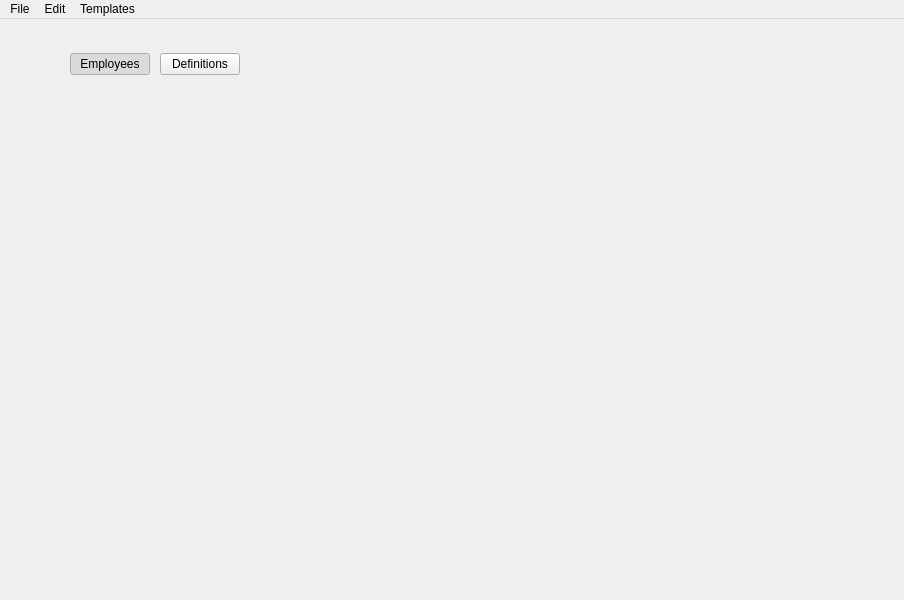
<?xml version="1.0" encoding="UTF-8"?>
<ui version="4.0">
 <class>MainWindow</class>
 <widget class="QMainWindow" name="MainWindow">
  <property name="geometry">
   <rect>
    <x>0</x>
    <y>0</y>
    <width>904</width>
    <height>600</height>
   </rect>
  </property>
  <property name="windowTitle">
   <string>MainWindow</string>
  </property>
  <property name="styleSheet">
   <string notr="true"/>
  </property>
  <widget class="QWidget" name="centralwidget">
   <layout class="QHBoxLayout" name="horizontalLayout_4">
    <property name="spacing">
     <number>5</number>
    </property>
    <property name="leftMargin">
     <number>15</number>
    </property>
    <property name="topMargin">
     <number>15</number>
    </property>
    <property name="rightMargin">
     <number>15</number>
    </property>
    <property name="bottomMargin">
     <number>15</number>
    </property>
    <item>
     <widget class="QWidget" name="leftPanel" native="true">
      <property name="maximumSize">
       <size>
        <width>280</width>
        <height>16777215</height>
       </size>
      </property>
      <layout class="QVBoxLayout" name="verticalLayout_3">
       <property name="spacing">
        <number>0</number>
       </property>
       <property name="leftMargin">
        <number>0</number>
       </property>
       <property name="topMargin">
        <number>0</number>
       </property>
       <property name="rightMargin">
        <number>0</number>
       </property>
       <property name="bottomMargin">
        <number>0</number>
       </property>
       <item>
        <widget class="QWidget" name="widget" native="true">
         <property name="sizePolicy">
          <sizepolicy hsizetype="Preferred" vsizetype="Expanding">
           <horstretch>0</horstretch>
           <verstretch>1</verstretch>
          </sizepolicy>
         </property>
         <property name="maximumSize">
          <size>
           <width>16777215</width>
           <height>60</height>
          </size>
         </property>
         <layout class="QHBoxLayout" name="horizontalLayout">
          <property name="spacing">
           <number>10</number>
          </property>
          <property name="leftMargin">
           <number>10</number>
          </property>
          <property name="topMargin">
           <number>10</number>
          </property>
          <property name="rightMargin">
           <number>10</number>
          </property>
          <property name="bottomMargin">
           <number>10</number>
          </property>
          <item>
           <spacer name="horizontalSpacer_5">
            <property name="orientation">
             <enum>Qt::Orientation::Horizontal</enum>
            </property>
            <property name="sizeHint" stdset="0">
             <size>
              <width>13</width>
              <height>17</height>
             </size>
            </property>
           </spacer>
          </item>
          <item>
           <widget class="QPushButton" name="employeesButton">
            <property name="text">
             <string>Employees</string>
            </property>
            <property name="checkable">
             <bool>true</bool>
            </property>
            <property name="checked">
             <bool>true</bool>
            </property>
            <attribute name="buttonGroup">
             <string notr="true">stackedWidgetButtons</string>
            </attribute>
           </widget>
          </item>
          <item>
           <widget class="QPushButton" name="scheduleEntriesButton">
            <property name="text">
             <string>Definitions</string>
            </property>
            <property name="checkable">
             <bool>true</bool>
            </property>
            <attribute name="buttonGroup">
             <string notr="true">stackedWidgetButtons</string>
            </attribute>
           </widget>
          </item>
          <item>
           <spacer name="horizontalSpacer_6">
            <property name="orientation">
             <enum>Qt::Orientation::Horizontal</enum>
            </property>
            <property name="sizeHint" stdset="0">
             <size>
              <width>13</width>
              <height>17</height>
             </size>
            </property>
           </spacer>
          </item>
         </layout>
        </widget>
       </item>
       <item>
        <widget class="QStackedWidget" name="leftPanelStackedWidget">
         <property name="sizePolicy">
          <sizepolicy hsizetype="Maximum" vsizetype="Expanding">
           <horstretch>0</horstretch>
           <verstretch>5</verstretch>
          </sizepolicy>
         </property>
         <property name="currentIndex">
          <number>0</number>
         </property>
         <widget class="QWidget" name="employeesPage">
          <property name="sizePolicy">
           <sizepolicy hsizetype="Maximum" vsizetype="Expanding">
            <horstretch>0</horstretch>
            <verstretch>0</verstretch>
           </sizepolicy>
          </property>
          <layout class="QVBoxLayout" name="verticalLayout"/>
         </widget>
         <widget class="QWidget" name="definitionsPage">
          <property name="sizePolicy">
           <sizepolicy hsizetype="Maximum" vsizetype="Expanding">
            <horstretch>0</horstretch>
            <verstretch>0</verstretch>
           </sizepolicy>
          </property>
          <layout class="QVBoxLayout" name="verticalLayout_5"/>
         </widget>
        </widget>
       </item>
      </layout>
     </widget>
    </item>
    <item>
     <widget class="QWidget" name="rightPanel" native="true">
      <layout class="QVBoxLayout" name="verticalLayout_2"/>
     </widget>
    </item>
   </layout>
  </widget>
  <widget class="QMenuBar" name="menuBar">
   <property name="geometry">
    <rect>
     <x>0</x>
     <y>0</y>
     <width>904</width>
     <height>21</height>
    </rect>
   </property>
   <widget class="QMenu" name="menuFile">
    <property name="title">
     <string>File</string>
    </property>
   </widget>
   <widget class="QMenu" name="menuEdit">
    <property name="title">
     <string>Edit</string>
    </property>
   </widget>
   <widget class="QMenu" name="menuRegistry">
    <property name="title">
     <string>Templates</string>
    </property>
    <widget class="QMenu" name="menuEmployeeRegistry">
     <property name="title">
      <string>Employees</string>
     </property>
    </widget>
    <widget class="QMenu" name="menuScheduleEntryRegistry">
     <property name="title">
      <string>Definitions</string>
     </property>
    </widget>
    <addaction name="menuEmployeeRegistry"/>
    <addaction name="menuScheduleEntryRegistry"/>
   </widget>
   <addaction name="menuFile"/>
   <addaction name="menuEdit"/>
   <addaction name="menuRegistry"/>
  </widget>
  <action name="actionOpen">
   <property name="icon">
    <iconset theme="QIcon::ThemeIcon::DocumentOpen"/>
   </property>
   <property name="text">
    <string>Open</string>
   </property>
  </action>
  <action name="actionSave">
   <property name="icon">
    <iconset theme="QIcon::ThemeIcon::DocumentSave"/>
   </property>
   <property name="text">
    <string>Save</string>
   </property>
  </action>
  <action name="actionNewSchedule">
   <property name="icon">
    <iconset theme="QIcon::ThemeIcon::DocumentNew"/>
   </property>
   <property name="text">
    <string>New Schedule</string>
   </property>
  </action>
  <action name="actionAddEmployee">
   <property name="icon">
    <iconset resource="resources.qrc">
     <normaloff>:/icons/resources/icons/employee_add.svg</normaloff>:/icons/resources/icons/employee_add.svg</iconset>
   </property>
   <property name="text">
    <string>Add Employee</string>
   </property>
  </action>
  <action name="actionRemoveEmployee">
   <property name="icon">
    <iconset resource="resources.qrc">
     <normaloff>:/icons/resources/icons/employee_remove.svg</normaloff>:/icons/resources/icons/employee_remove.svg</iconset>
   </property>
   <property name="text">
    <string>Remove Employee</string>
   </property>
  </action>
  <action name="actionAddScheduleEntry">
   <property name="icon">
    <iconset resource="resources.qrc">
     <normaloff>:/icons/resources/icons/add.svg</normaloff>:/icons/resources/icons/add.svg</iconset>
   </property>
   <property name="text">
    <string>Add Schedule Entry</string>
   </property>
   <property name="toolTip">
    <string>Add Shift Definition</string>
   </property>
  </action>
  <action name="actionRemoveScheduleEntry">
   <property name="icon">
    <iconset resource="resources.qrc">
     <normaloff>:/icons/resources/icons/remove.svg</normaloff>:/icons/resources/icons/remove.svg</iconset>
   </property>
   <property name="text">
    <string>Remove Schedule Entry</string>
   </property>
   <property name="toolTip">
    <string>Remove Shift Definition</string>
   </property>
  </action>
  <action name="actionEditEmployee">
   <property name="icon">
    <iconset resource="resources.qrc">
     <normaloff>:/icons/resources/icons/employee_edit.svg</normaloff>:/icons/resources/icons/employee_edit.svg</iconset>
   </property>
   <property name="text">
    <string>Edit Employee</string>
   </property>
   <property name="toolTip">
    <string>Edit Employee</string>
   </property>
   <property name="menuRole">
    <enum>QAction::MenuRole::NoRole</enum>
   </property>
  </action>
  <action name="actionEditScheduleEntry">
   <property name="icon">
    <iconset resource="resources.qrc">
     <normaloff>:/icons/resources/icons/edit.svg</normaloff>:/icons/resources/icons/edit.svg</iconset>
   </property>
   <property name="text">
    <string>Edit Schedule Entry</string>
   </property>
   <property name="toolTip">
    <string>Edit Shift Definition</string>
   </property>
   <property name="menuRole">
    <enum>QAction::MenuRole::NoRole</enum>
   </property>
  </action>
  <action name="actionSaveAs">
   <property name="icon">
    <iconset theme="QIcon::ThemeIcon::DocumentSaveAs"/>
   </property>
   <property name="text">
    <string>Save As</string>
   </property>
  </action>
  <action name="actionExit">
   <property name="text">
    <string>Exit</string>
   </property>
  </action>
  <action name="actionEmployeesSave">
   <property name="text">
    <string>Save</string>
   </property>
  </action>
  <action name="actionEmployeesSaveAs">
   <property name="text">
    <string>Save As</string>
   </property>
  </action>
  <action name="actionDefinitionsSave">
   <property name="text">
    <string>Save</string>
   </property>
  </action>
  <action name="actionDefinitionsSaveAs">
   <property name="text">
    <string>Save As</string>
   </property>
  </action>
  <action name="actionEmployeesManage">
   <property name="text">
    <string>Manage</string>
   </property>
  </action>
  <action name="actionDefinitionsManage">
   <property name="text">
    <string>Manage</string>
   </property>
  </action>
  <action name="actionSetWeeklyDemands">
   <property name="text">
    <string>Set Weekly Demand</string>
   </property>
  </action>
 </widget>
 <resources>
  <include location="resources.qrc"/>
 </resources>
 <connections/>
 <buttongroups>
  <buttongroup name="stackedWidgetButtons"/>
 </buttongroups>
</ui>
